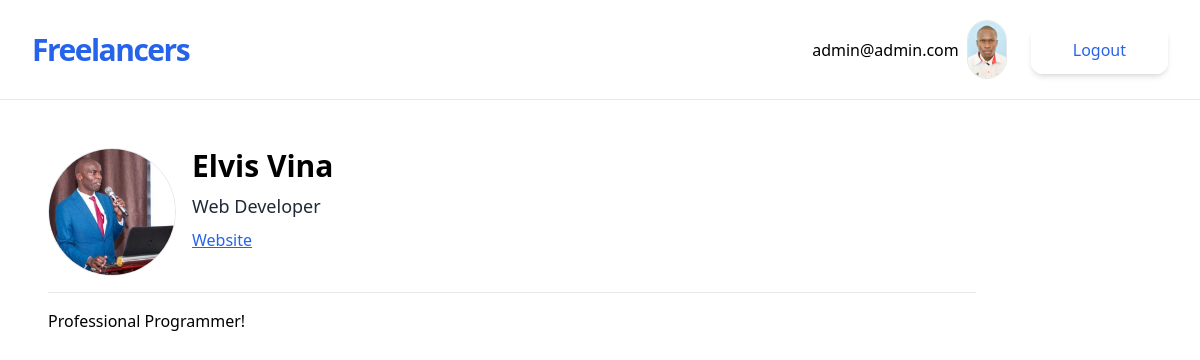
Page /developer/4/ (signed in) on the committed database.
### accounts/models.py (models this page shows, shortened)
class CustomUser(AbstractUser):
    pass

### jobs/models.py (models this page shows, shortened)
class Freelancer(models.Model):
    owner = models.OneToOneField(User, on_delete=models.CASCADE)
    name = models.CharField(max_length=50)
    tagline = models.CharField(max_length=30)
    bio = models.TextField(blank=True)
    website = models.URLField(blank=True)
    profile_pic = models.ImageField(upload_to='profiles/', blank=True)

### jobs/views.py (the view)
# urls.py: path('developer/<int:pk>/', FreelancerDetailView.as_view(), name='freelancer-detail'),
class FreelancerDetailView(DetailView):
    model= Freelancer

### jobs/templates/jobs/freelancer_detail.html
{% extends 'jobs/_base.html' %}
{% block content %}
<div class="flex">
    <div>
        {% if freelancer.profile_pic %}
                <img class="w-32 border rounded-full mr-4" src="{{ freelancer.profile_pic.url }}" alt="Profile pic">
        {% endif %}
    </div>
    <div>
        <h1 class="text-3xl font-semibold">{{object.name}}</h1>
        <p class="text-lg text-gray-800 my-2">{{object.tagline}}</p>
        {% if object.website %}
        <p><a class="text-blue-600 underline" target="_blank" href={{object.website}} alt="dev website">Website</a></p>
        {% else %}
        <p class="text-gray-600">No website</p>
        {% endif %}
    </div>
</div>
    <hr class="my-4">
    {{object.bio}}
{% endblock content %}

### jobs/templates/jobs/_base.html (shortened to what this page needs)
<!DOCTYPE html>
<html lang="en">
<head>
    <script src="https://cdn.tailwindcss.com"></script>
</head>
<body>
    <div class=" w-full max-w-7xl mx-auto">
        <div class="flex flex-col max-w-screen-xl p-5 mx-auto md:items-center md:justify-between md:flex-row md:px-6 lg:px-8 border-b">
            <div class="flex flex-row items-center justify-between lg:justify-start">
                <a href="{% url 'freelancer-list' %}" class="text-3xl font-bold tracking-tighter text-blue-600 transition duration-500 ease-in-out transform tracking-relaxed lg:pr-8"> Freelancers </a>
            </div>
            <nav class="flex-col items-center flex-grow hidden pb-4 md:pb-0 md:flex md:justify-end md:flex-row lg:pl-2">
                <div class="inline-flex items-center gap-2 list-none lg:ml-auto">
                    {% if user.is_authenticated %}
                    <p>{{user.email}}</p>
                    {% if user.freelancer.profile_pic %}
                    <img class="w-10 border rounded-full mr-4" src="{{ user.freelancer.profile_pic.url }}" alt="Profile pic">
                    {% endif %}
                    <form action="{% url 'account_logout' %}" method="POST">
                        <button type="submit" class="items-center block px-10 py-2.5 text-base font-medium text-center text-blue-600 transition duration-500 ease-in-out transform border-2 border-white shadow-md rounded-xl focus:outline-none focus:ring-2 focus:ring-offset-2 focus:ring-gray-500">Logout</button>
                    </form>
                    {% endif %}
                </div>
            </nav>
        </div>
        <div class="container p-12">
            {% block content %}
            {% endblock content %}
        </div>
    </div>
</body>
</html>

### rows in the picture
CustomUser: email "admin@admin.com", freelancer.profile_pic (picture)
Freelancer: profile_pic (picture), name "Elvis Vina", tagline "Web Developer", bio "Professional Programmer!"
